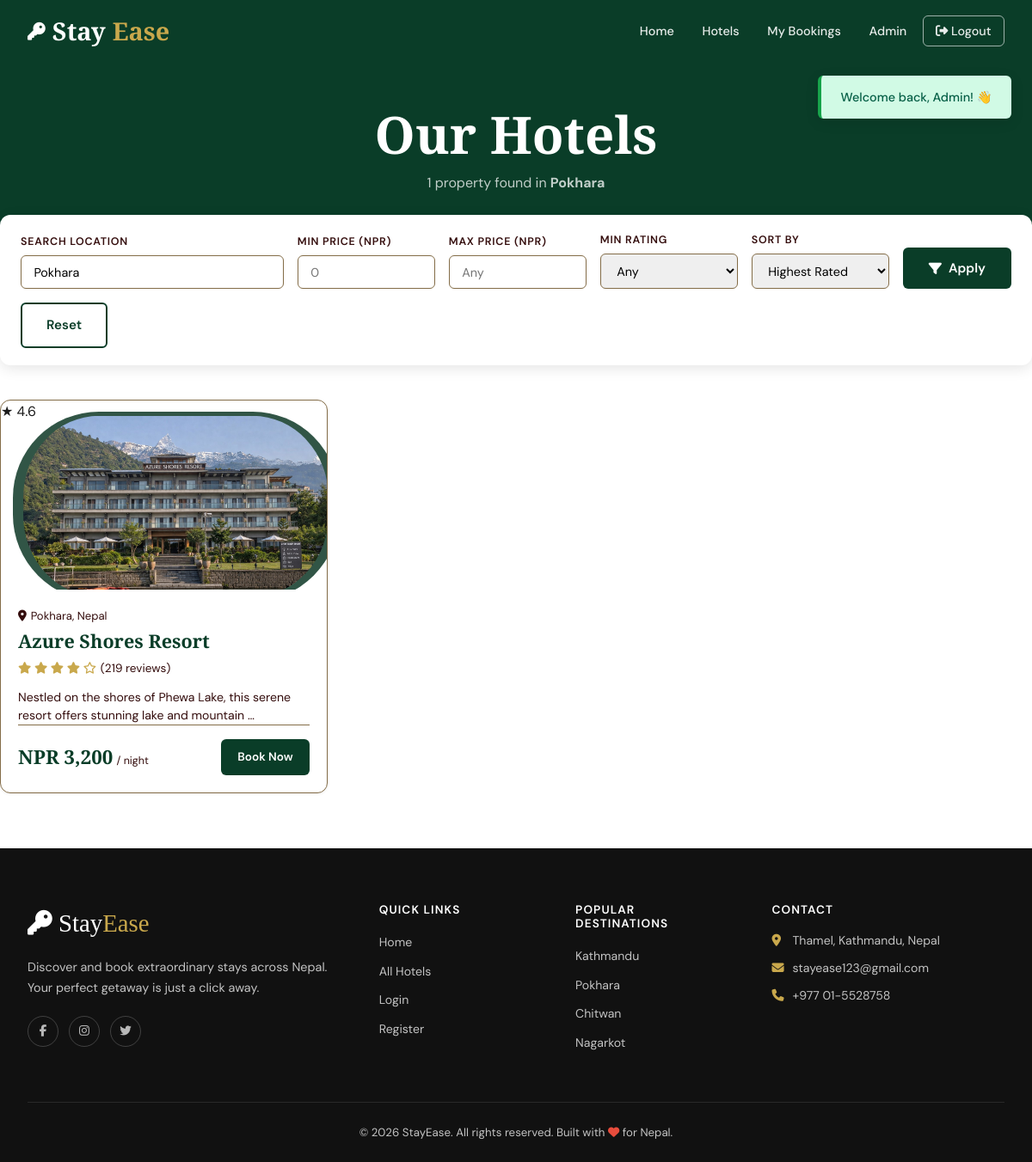
The app's page /hotels.php?location=Pokhara (signed in) with its own data.
### tables this page shows
CREATE TABLE IF NOT EXISTS hotels (
    id          INT AUTO_INCREMENT PRIMARY KEY,
    name        VARCHAR(150)  NOT NULL,
    location    VARCHAR(200)  NOT NULL,
    price       DECIMAL(10,2) NOT NULL,
    rating      DECIMAL(2,1)  DEFAULT 0.0,
    description TEXT,
    amenities   TEXT,
    image       VARCHAR(255)  DEFAULT 'default.jpg',
    created_at  TIMESTAMP DEFAULT CURRENT_TIMESTAMP
);

### hotels.php (the view, shortened to what this page needs)
<?php
require_once 'config.php';
$where  = ['1=1'];
$params = [];
$location = sanitize($_GET['location'] ?? '');
$minPrice = (float)($_GET['min_price'] ?? 0);
$maxPrice = (float)($_GET['max_price'] ?? 99999);
$sortBy    = in_array($_GET['sort'] ?? '', ['price_asc','price_desc','rating_desc','name_asc'])
           ? $_GET['sort'] : 'rating_desc';
if ($location) {
    $where[]  = 'location LIKE :loc';
    $params[':loc'] = "%$location%";
}
$orderMap = [
    'price_asc'   => 'price ASC',
    'price_desc'  => 'price DESC',
    'rating_desc' => 'rating DESC',
    'name_asc'    => 'name ASC',
];
$order = $orderMap[$sortBy];
$sql = "SELECT * FROM hotels WHERE " . implode(' AND ', $where) . " ORDER BY $order";
$stmt = $pdo->prepare($sql);
$stmt->execute($params);
$hotels = $stmt->fetchAll();
include 'includes/header.php';
?>
<div class="page-hero">
    <h1>Our Hotels</h1>
    <p><?= count($hotels) ?> propert<?= count($hotels) === 1 ? 'y' : 'ies' ?> found
       <?= $location ? " in <strong>" . htmlspecialchars($location) . "</strong>" : '' ?>
    </p>
</div>
<div class="container">
    <form class="filters-bar" id="filterForm" method="GET" action="hotels.php">
        <div class="filter-group" style="flex:2;min-width:200px">
            <label>Search Location</label>
            <input type="text" name="location" placeholder="City or region…"
                   value="<?= htmlspecialchars($location) ?>">
        </div>
        <div class="filter-group">
            <label>Min Price (NPR)</label>
            <input type="number" name="min_price" placeholder="0"
                   value="<?= $minPrice ?: '' ?>" min="0" step="100">
        </div>
        <div class="filter-group">
            <label>Max Price (NPR)</label>
            <input type="number" name="max_price" placeholder="Any"
                   value="<?= $maxPrice < 99999 ? $maxPrice : '' ?>" min="0" step="100">
        </div>
        <div class="filter-group">
            <label>Min Rating</label>
            <select name="rating">
                <option value="">Any</option>
            </select>
        </div>
        <div class="filter-group">
            <label>Sort By</label>
            <select name="sort">
                <option value="rating_desc" <?= $sortBy === 'rating_desc' ? 'selected' : '' ?>>Highest Rated</option>
            </select>
        </div>
        <button type="submit" class="btn btn-primary">
            <i class="fas fa-filter"></i> Apply
        </button>
        <a href="hotels.php" class="btn btn-outline">Reset</a>
    </form>
    <?php if (empty($hotels)): ?>
    <div class="empty-state">
        <i class="fas fa-hotel"></i>
        <h3>No hotels match your search</h3>
        <p class="text-muted mt-1">Try different filters or <a href="hotels.php" style="color:var(--clr-forest)">browse all hotels</a>.</p>
    </div>
    <?php else: ?>
    <div class="hotels-grid" style="margin-bottom:4rem">
        <?php foreach ($hotels as $hotel): ?>
        <div class="hotel-card">
            <div class="hotel-card-img">
                <img src="<?= SITE_URL ?>/images/hotels/<?= htmlspecialchars($hotel['image']) ?>"
                     alt="<?= htmlspecialchars($hotel['name']) ?>"
                <span class="hotel-card-badge">★ <?= number_format($hotel['rating'], 1) ?></span>
            </div>
            <div class="hotel-card-body">
                <div class="hotel-card-location">
                    <i class="fas fa-map-marker-alt"></i>
                    <?= htmlspecialchars($hotel['location']) ?>
                </div>
                <h3 class="hotel-card-title"><?= htmlspecialchars($hotel['name']) ?></h3>
                <div class="hotel-card-rating">
                    <span class="stars">
                        <?php for ($i=1; $i<=5; $i++): ?>
                            <i class="fa<?= $i <= $hotel['rating'] ? 's' : 'r' ?> fa-star"></i>
                        <?php endfor; ?>
                    </span>
                    <span class="text-muted">(<?= rand(42,312) ?> reviews)</span>
                </div>
                <p class="text-muted" style="font-size:.88rem;line-height:1.5;margin-bottom:auto">
                    <?= htmlspecialchars(substr($hotel['description'] ?? '', 0, 90)) ?>…
                </p>
                <div class="hotel-card-footer">
                    <div class="hotel-price">
                        <strong><?= formatPrice($hotel['price']) ?></strong>
                        <span> / night</span>
                    </div>
                    <a href="hotel-detail.php?id=<?= $hotel['id'] ?>" class="btn btn-primary btn-sm">
                        Book Now
                    </a>
                </div>
            </div>
        </div>
        <?php endforeach; ?>
    </div>
    <?php endif; ?>
</div>
<?php include 'includes/footer.php'; ?>

### css/style.css (style rules this page uses)
:root { --clr-bg: #f4f4f4; --clr-surface: #f2e9e2; --clr-forest: #0A3D28; --clr-bg: #ffffff; --clr-surface: #FFFFFF; --clr-forest: #0a3d28; --clr-forest-lt: #2D6A4F; --clr-gold: #c9a84c; --clr-gold-lt: #E8C97A; --clr-text: #1A1A1A; --clr-text-muted: #340d0d; --clr-border: #836C47; --clr-danger: #DC2626; --clr-success: #16A34A; --clr-warning: #D97706; --font-display: 'Cormorant Garamond', Georgia, serif; --font-body: 'DM Sans', sans-serif; --shadow-sm: 0 1px 3px rgba(0,0,0,.08); --shadow-md: 0 4px 16px rgba(0,0,0,.10); --shadow-lg: 0 8px 32px rgba(0,0,0,.14); --shadow-xl: 0 20px 60px rgba(0,0,0,.18); --radius-sm: 6px; --radius-md: 12px; --radius-lg: 20px; --radius-xl: 32px; --transition: all .25s cubic-bezier(.4,0,.2,1); --nav-h: 72px; }
*, *::before, *::after { box-sizing: border-box; margin: 0; padding: 0; }
html { scroll-behavior: smooth; font-size: 16px; }
body { font-family: var(--font-body); background: var(--clr-bg); color: var(--clr-text); line-height: 1.6; overflow-x: hidden; }
img { display: block; max-width: 100%; object-fit: cover; }
a { color: inherit; text-decoration: none; }
button { font-family: inherit; cursor: pointer; border: none; }
input, select, textarea { font-family: inherit; }
h1, h2, h3, h4, h5 { font-family: var(--font-display); font-weight: 600; line-height: 1.2; color: var(--clr-forest); }
h1 { font-size: clamp(2.2rem, 5vw, 3.8rem); }
h3 { font-size: 1.5rem; }
.btn { display: inline-flex; align-items: center; gap: .5rem; padding: .75rem 1.75rem; border-radius: var(--radius-sm); font-size: .95rem; font-weight: 600; cursor: pointer; transition: var(--transition); white-space: nowrap; border: 2px solid transparent; }
.btn-primary { background: var(--clr-forest); color: white; }
.btn-outline { background: transparent; border: 2px solid var(--clr-forest); color: var(--clr-forest); }
.btn-sm { padding: .5rem 1.1rem; font-size: .85rem; }
.container { max-width: 1280px; margin: 0 auto; }
.hotels-grid { display: grid; grid-template-columns: repeat(auto-fill, minmax(320px, 1fr)); gap: 1.75rem; }
.hotel-card { background: var(--clr-surface); border-radius: var(--radius-md); overflow: hidden; box-shadow: var(--shadow-sm); border: 1px solid var(--clr-border); transition: var(--transition); display: flex; flex-direction: column; }
.hotel-card-img { position: relative; height: 220px; overflow: hidden; }
.hotel-card-img img { width: 100%; height: 100%; transition: transform .4s ease; }
.hotel-card-badge { position: absolute; top: .85rem; left: .85rem; background: rgba(27,67,50,.9); color: var(--clr-gold); padding: .3rem .75rem; border-radius: 100px; font-size: .75rem; font-weight: 600; }
.hotel-card-body { padding: 1.25rem; flex: 1; display: flex; flex-direction: column; }
.hotel-card-location { font-size: .82rem; color: var(--clr-text-muted); display: flex; align-items: center; gap: .3rem; margin-bottom: .4rem; }
.hotel-card-title { font-family: var(--font-display); font-size: 1.35rem; color: var(--clr-forest); margin-bottom: .5rem; }
.hotel-card-rating { display: flex; align-items: center; gap: .3rem; font-size: .85rem; margin-bottom: .75rem; }
.stars { color: var(--clr-gold); }
.hotel-card-footer { display: flex; align-items: center; justify-content: space-between; margin-top: auto; padding-top: 1rem; border-top: 1px solid var(--clr-border); }
.hotel-price strong { font-family: var(--font-display); font-size: 1.4rem; color: var(--clr-forest); }
.hotel-price span { font-size: .78rem; color: var(--clr-text-muted); }
.page-hero { background: var(--clr-forest); padding: calc(var(--nav-h) + 3rem) 2rem 3rem; text-align: center; color: white; }
.page-hero h1 { color: white; }
.page-hero p { color: rgba(255,255,255,.75); margin-top: .5rem; }
.filters-bar { background: white; border-radius: var(--radius-md); padding: 1.25rem 1.5rem; box-shadow: var(--shadow-md); margin: -1.5rem 0 2.5rem; display: flex; gap: 1rem; flex-wrap: wrap; align-items: flex-end; }
.filters-bar .filter-group { flex: 1; min-width: 160px; }
.filters-bar label { font-size: .78rem; font-weight: 600; color: var(--clr-text-muted); text-transform: uppercase; letter-spacing: .06em; display: block; margin-bottom: .35rem; }
.filters-bar select, .filters-bar input { width: 100%; padding: .6rem .9rem; border: 1.5px solid var(--clr-border); border-radius: var(--radius-sm); font-size: .9rem; outline: none; transition: var(--transition); }
.text-muted { color: var(--clr-text-muted); }

### records on screen
hotels: image (picture), rating "4.6", location "Pokhara, Nepal", name "Azure Shores Resort", description "Nestled on the shores of Phewa Lake, this serene resort offers stunning lake and mountain", price "NPR 3,200"

### other values on screen
$data['msg'] "Welcome back, Admin! 👋"
count($hotels) "1"
$location "Pokhara"
SITE_NAME "StayEase"
